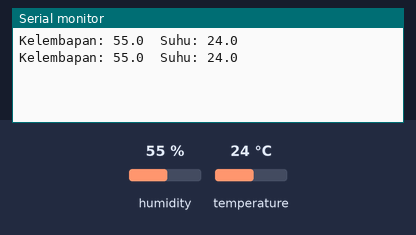
Recording of a sketch running on a simulated Arduino Uno, built with avr-gcc and run on an emulated ATmega328P. Parts: the last lines printed to the serial monitor. Inputs (shaded band) come from the test bench; at power-on: humidity 55 %, temperature 24 °C.

Above: at 2.8 s.
2.9 s: humidity set to 22 %
At 4.6 s:
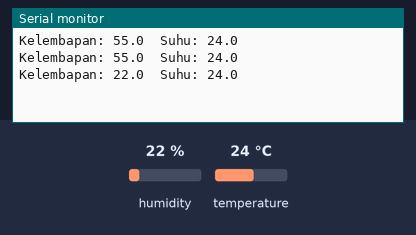
5.6 s: temperature set to 12 °C
At 6.5 s:
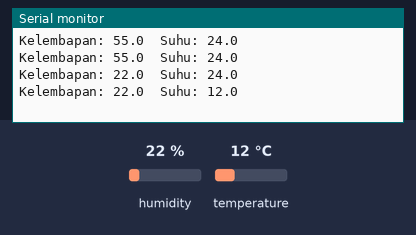
8.3 s: humidity set to 40 %
At 11.6 s:
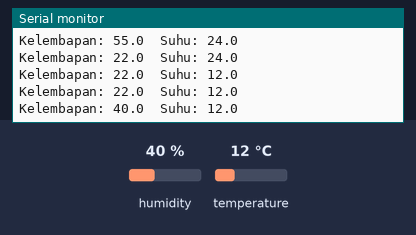
Timing chart, 0 to 13.1 s (numbered marks = the images above; inputs shaded):
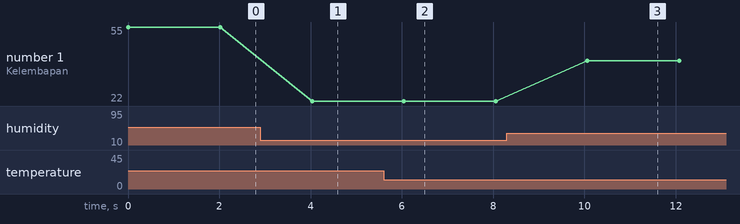

The sketch:

dht22.ino
```cpp
#include <DHT22.h>
//define pin data
#define pinDATA 13 // SDA, or almost any other I/O pin

DHT22 dht22(pinDATA);

void setup() {
  Serial.begin(9600); //1bit=10µs
  // Serial.println("\ntest capteur DTH22");
}

void loop() {
  // Serial.println(dht22.debug()); //optionnal

  float t = dht22.getTemperature();
  float h = dht22.getHumidity();

  // if (dht22.getLastError() != dht22.OK) {
  //   Serial.print("last error :");
  //   Serial.println(dht22.getLastError());
  // }

  Serial.print("Kelembapan: ");Serial.print(h,1);Serial.print("\t");
  Serial.print("Suhu: ");Serial.println(t,1);
  delay(2000); //Collecting period should be : >1.7 second
}
```

Measured:
- after the input at 2.9 s, the serial monitor: prints a new line after 1.1 s (image 1)
- after the input at 5.6 s, the serial monitor: prints a new line after 0.44 s (image 2)
- after the input at 8.3 s, the serial monitor: prints a new line after 1.8 s (image 3)
- plotted number 1: 55 → 22 after the input at 2.9 s, 22 → 40 after the input at 8.3 s
